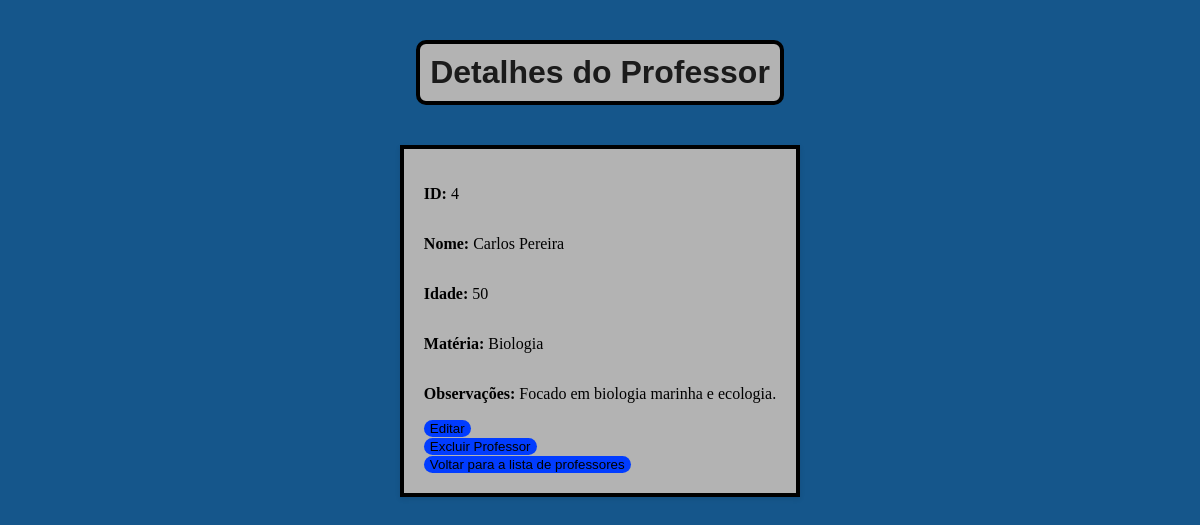
The app's page /professor/4 with its own data.
### app/models.py (models this page shows)
class Professor(db.Model):
    __tablename__ = 'professores'
    id = db.Column(db.Integer, primary_key=True)
    nome = db.Column(db.String(50), nullable=False)
    idade = db.Column(db.Integer)
    materia = db.Column(db.String(50))
    observacoes = db.Column(db.Text)
    turmas = db.relationship('Turma', backref='professor', lazy=True)

### app/professor/professor_routes.py (the view)
@professores_blueprint.route("/professor/<int:id_professor>", methods=["GET"])
def exibir_professor(id_professor):
    try:
        professor = professor_por_id(id_professor)
        return render_template('professor/professor_id.html', professor=professor)
    except ProfessorNaoEncontrado:
        return jsonify({"message": "Professor não encontrado"}), 404

### app/professor/professor_model.py (called while the page is built)
def professor_por_id(id_professor):
    professor = Professor.query.get(id_professor)
    if professor:
        return {
            "id": professor.id,
            "nome": professor.nome,
            "idade": professor.idade,
            "matéria": professor.materia,
            "observações": professor.observacoes
        }
    raise ProfessorNaoEncontrado

### app/templates/professor/professor_id.html (shortened to what this page needs)
<!DOCTYPE html>
<html lang="pt-BR">
<head>
    <link rel="stylesheet" href="{{ url_for('static', filename='professor_id.css') }}">
</head>
<body>
    <h1>Detalhes do Professor</h1>
    <section class="container4">
        <p><strong>ID:</strong> {{ professor.id }}</p>
        <p><strong>Nome:</strong> {{ professor.nome }}</p>
        <p><strong>Idade:</strong> {{ professor.idade }}</p>
        <p><strong>Matéria:</strong> {{ professor.matéria }}</p>
        <p><strong>Observações:</strong> {{ professor.observações }}</p>
        <a href="/professores/{{ professor.id }}/atualizar"><button>Editar</button></a>
        <form action="/professores/{{ professor.id }}" method="POST" onsubmit="return confirmDelete(this);">
            <button type="submit">Excluir Professor</button>
        </form>
        <a href="/professor"><button>Voltar para a lista de professores</button></a>
    </section>
</body>
</html>

### app/static/professor_id.css (style rules this page uses)
body { font-family: 'Raleway Thin'; background-color: #15568b; }
h1 { font-family: 'Impact', sans-serif; color: rgba(2, 2, 2, 0.86); text-align: center; margin-top: 50px; border: 4px solid #000000; max-width: max-content; padding: 10px; margin: 40px; border-radius: 10px; background-color: #B3B3B3; justify-self: center; }
.container4 { display: grid; justify-self: center; justify-content: center; text-align: start; align-items: center; justify-content: center; border: 4px solid #000000; background-color: #B3B3B3; border: 4px solid #000000; box-shadow: 0 2px 5px rgba(0, 0, 0, 0.1); padding: 20px; }
button { background: rgb(0, 17, 255); background: linear-gradient(0deg, rgb(2, 61, 255) 0%, rgb(1, 60, 255) 100%); border: none; border-radius: 10px; }
button:before { height: 0%; width: 2px; }

### records on screen
Professor: nome "Carlos Pereira", matéria "Biologia", observações "Focado em biologia marinha e ecologia."

### other values on screen
{{ professor.id }} "4"
{{ professor.idade }} "50"
